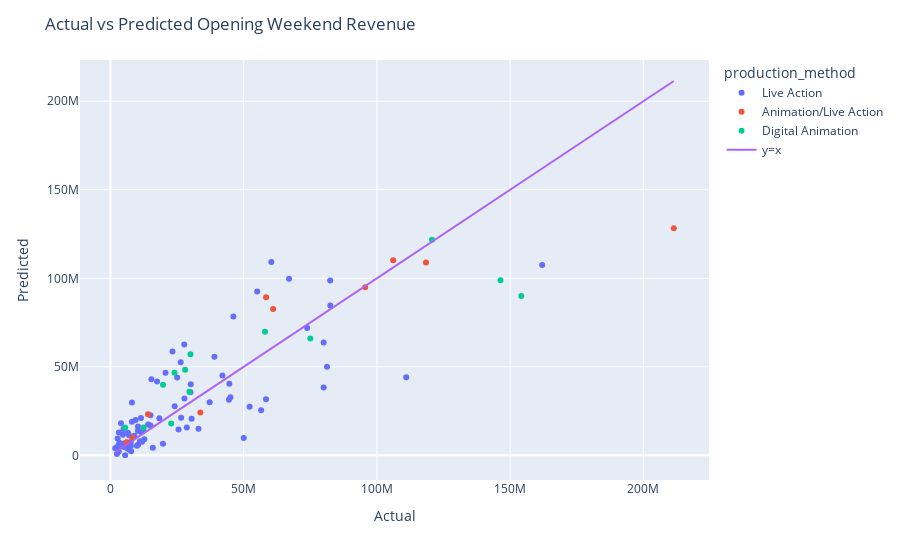

Notebook code for this chart:
### Code cell
results_df = pd.DataFrame({'title': X_test['title'], 'actual': y_test, 'predicted': pred_simple_glm, 'production_method': X_test['production_method']})

# plot actual vs predicted
fig = px.scatter(results_df, x='actual', y='predicted', hover_name='title', color='production_method')
fig.add_trace(go.Scatter(x=results_df['actual'], y=results_df['actual'], mode='lines', name='y=x'))
fig.update_layout(title='Actual vs Predicted Opening Weekend Revenue', xaxis_title='Actual', yaxis_title='Predicted')

### Figure 1 — Plotly figure (JSON) as saved in the notebook; plotly's stock layout.template omitted (floating-point values rounded to 4 significant figures)
{"data": [{"hovertemplate": "<b>%{hovertext}</b><br><br>production_method=Live Action<br>actual=%{x}<br>predicted=%{y}<extra></extra>", "hovertext": ["M3GAN", "80 for Brady", "Knock at the Cabin", "Jesus Revolution", "Creed III", "Operation Fortune: Ruse de guerre", "Scream VI", "65", "Shazam! Fury of the Gods", "John Wick: Chapter 4", "Dungeons & Dragons: Honor Among Thieves", "His Only Son", "Renfield", "The Pope’s Exorcist", "Beau is Afraid", "Big George Foreman: The Miraculous Story of the Once and Future Heavyweight Champion of the World", "Are You There God? It’s Me, Margaret", "Fast X", "The Machine", "The Flash", "No Hard Feelings", "Indiana Jones and the Dial of Destiny", "Sound of Freedom", "Insidious: The Red Door", "Oppenheimer", "Barbie", "Talk To Me", "Haunted Mansion", "Meg 2: The Trench", "The Last Voyage of the Demeter", "Blue Beetle", "Dumb Money", "Expend4bles", "Saw X", "The Exorcist: Believer", "Killers of the Flower Moon", "Priscilla", "Five Nights at Freddy’s", "Journey to Bethlehem", "The Marvels", "Next Goal Wins", "The Hunger Games: The Ballad of Songbirds & Snakes", "Thanksgiving", "Napoleon", "Godzilla Minus One (ゴジラ最新作)", "American Fiction", "Wonka", "The Iron Claw", "Aquaman and the Lost Kingdom", "Anyone But You", "Ferrari", "Mean Girls", "Argylle", "Madame Web", "Dune: Part Two", "Imaginary", "Cabrini", "Arthur the King", "Ghostbusters: Frozen Empire", "Godzilla x Kong: The New Empire", "Civil War", "Abigail", "Challengers", "Unsung Hero", "The Fall Guy", "Tarot", "The Strangers: Chapter 1", "Furiosa: A Mad Max Saga", "The Watchers", "Bad Boys: Ride or Die", "A Quiet Place: Day One", "Horizon: An American Saga Chapter 1", "Sound of Hope: The Story of Possum Trot", "Fly Me to the Moon", "Twisters", "It Ends With Us", "Alien: Romulus", "The Crow", "Reagan", "Beetlejuice Beetlejuice", "Speak No Evil"], "legendgroup": "Live Action", "marker": {"color": "#636efa", "symbol": "circle"}, "mode": "markers", "name": "Live Action", "orientation": "v", "showlegend": true, "type": "scatter", "x": [30429860, 12701640, 14127170, 15882067, 58370007, 3140214, 44447270, 12328361, 30111158, 73817950, 37205784, 5501070, 8026475, 9006368, 2661957, 2925364, 6739037, 67017410, 5000545, 55043679, 15002770, 60368101, 19680879, 33013036, 82455420, 162022044, 10431720, 24082475, 30002735, 6504950, 25030225, 3325504, 8039021, 18309301, 26497600, 23253655, 5040003, 80001720, 2400446, 46110859, 2500295, 44607143, 10306272, 20638887, 11419975, 1755364, 39005800, 4868370, 27686211, 6000344, 3921773, 28635307, 17473540, 15335860, 82505391, 9912713, 7168520, 7633898, 45004673, 80006561, 25537368, 10297110, 15011061, 7731539, 27747035, 6503012, 11825058, 26326462, 7003537, 56527324, 52202495, 11052561, 3078758, 9426615, 81251415, 50016652, 42003361, 4644666, 7650720, 111003345, 11397595], "xaxis": "x", "y": [20640000.0, 9125000.0, 17440000.0, 4349000.0, 31630000.0, 12970000.0, 31380000.0, 14080000.0, 40240000.0, 71880000.0, 29990000.0, 70000.0, 18960000.0, 11080000.0, 9461000.0, 5409000.0, 4533000.0, 99760000.0, 4782000.0, 92620000.0, 16900000.0, 109200000.0, 6612000.0, 15030000.0, 98760000.0, 107600000.0, 6152000.0, 27680000.0, 35680000.0, 12840000.0, 43950000.0, 7085000.0, 29900000.0, 21030000.0, 21280000.0, 58620000.0, 6763000.0, 38310000.0, 798900.0, 78380000.0, 4529000.0, 40390000.0, 16270000.0, 46690000.0, 21120000.0, 4048000.0, 55650000.0, 14890000.0, 62600000.0, 7201000.0, 18170000.0, 15680000.0, 41750000.0, 43040000.0, 84650000.0, 5412000.0, 6665000.0, 5308000.0, 32870000.0, 63790000.0, 14680000.0, 13860000.0, 22720000.0, 2323000.0, 32140000.0, 3576000.0, 7626000.0, 52560000.0, 11290000.0, 25440000.0, 27400000.0, 7959000.0, 2232000.0, 19910000.0, 50060000.0, 9845000.0, 45160000.0, 11630000.0, 7721000.0, 44190000.0, 13220000.0], "yaxis": "y"}, {"hovertemplate": "<b>%{hovertext}</b><br><br>production_method=Animation/Live Action<br>actual=%{x}<br>predicted=%{y}<extra></extra>", "hovertext": ["Ant-Man and the Wasp: Quantumania", "Guardians of the Galaxy Vol 3", "The Little Mermaid", "Transformers: Rise of the Beasts", "Strays", "The Creator", "Kingdom of the Planet of the Apes", "IF", "Deadpool & Wolverine", "Harold and the Purple Crayon"], "legendgroup": "Animation/Live Action", "marker": {"color": "#EF553B", "symbol": "circle"}, "mode": "markers", "name": "Animation/Live Action", "orientation": "v", "showlegend": true, "type": "scatter", "x": [106109650, 118414021, 95578040, 61045464, 8247810, 14079512, 58400788, 33715801, 211435291, 6003197], "xaxis": "x", "y": [110200000.0, 108900000.0, 94920000.0, 82600000.0, 9923000.0, 23210000.0, 89300000.0, 24260000.0, 128300000.0, 7467000.0], "yaxis": "y"}, {"hovertemplate": "<b>%{hovertext}</b><br><br>production_method=Digital Animation<br>actual=%{x}<br>predicted=%{y}<extra></extra>", "hovertext": ["The Super Mario Bros. Movie", "Spider-Man: Across the Spider-Verse", "Elemental", "Ruby Gillman, Teenage Kraken", "Teenage Mutant Ninja Turtles: Mutant Mayhem", "PAW Patrol: The Mighty Movie", "Trolls Band Together", "Wish", "Migration", "Kung Fu Panda 4", "The Garfield Movie", "Inside Out 2", "Despicable Me 4"], "legendgroup": "Digital Animation", "marker": {"color": "#00cc96", "symbol": "circle"}, "mode": "markers", "name": "Digital Animation", "orientation": "v", "showlegend": true, "type": "scatter", "x": [146361865, 120663589, 29602429, 5500990, 28007544, 22764354, 30002525, 19698228, 12453275, 57989905, 24006629, 154201673, 75009210], "xaxis": "x", "y": [98890000.0, 121800000.0, 35940000.0, 15710000.0, 48320000.0, 17970000.0, 57070000.0, 39880000.0, 15770000.0, 69850000.0, 46700000.0, 90050000.0, 65990000.0], "yaxis": "y"}, {"mode": "lines", "name": "y=x", "type": "scatter", "x": [30429860, 12701640, 14127170, 106109650, 15882067, 58370007, 3140214, 44447270, 12328361, 30111158, 73817950, 37205784, 5501070, 146361865, 8026475, 9006368, 2661957, 2925364, 6739037, 118414021, 67017410, 95578040, 5000545, 120663589, 61045464, 55043679, 29602429, 15002770, 5500990, 60368101, 19680879, 33013036, 82455420, 162022044, 10431720, 24082475, 28007544, 30002735, 6504950, 25030225, 8247810, 3325504, 8039021, 14079512, 18309301, 22764354, 26497600, 23253655, 5040003, 80001720, 2400446, 46110859, 2500295, 44607143, 10306272, 30002525, 19698228, 20638887, 11419975, 1755364, 39005800, 12453275, 4868370, 27686211, 6000344, 3921773, 28635307, 17473540, 15335860, 82505391, 57989905, 9912713, 7168520, 7633898, 45004673, 80006561, 25537368, 10297110, 15011061, 7731539, 27747035, 6503012, 58400788, 33715801, 11825058, 26326462, 24006629, 7003537, 56527324, 154201673, 52202495, 11052561, 75009210, 3078758, 9426615, 81251415, 211435291, 6003197, 50016652, 42003361, 4644666, 7650720, 111003345, 11397595], "y": [30429860, 12701640, 14127170, 106109650, 15882067, 58370007, 3140214, 44447270, 12328361, 30111158, 73817950, 37205784, 5501070, 146361865, 8026475, 9006368, 2661957, 2925364, 6739037, 118414021, 67017410, 95578040, 5000545, 120663589, 61045464, 55043679, 29602429, 15002770, 5500990, 60368101, 19680879, 33013036, 82455420, 162022044, 10431720, 24082475, 28007544, 30002735, 6504950, 25030225, 8247810, 3325504, 8039021, 14079512, 18309301, 22764354, 26497600, 23253655, 5040003, 80001720, 2400446, 46110859, 2500295, 44607143, 10306272, 30002525, 19698228, 20638887, 11419975, 1755364, 39005800, 12453275, 4868370, 27686211, 6000344, 3921773, 28635307, 17473540, 15335860, 82505391, 57989905, 9912713, 7168520, 7633898, 45004673, 80006561, 25537368, 10297110, 15011061, 7731539, 27747035, 6503012, 58400788, 33715801, 11825058, 26326462, 24006629, 7003537, 56527324, 154201673, 52202495, 11052561, 75009210, 3078758, 9426615, 81251415, 211435291, 6003197, 50016652, 42003361, 4644666, 7650720, 111003345, 11397595]}], "layout": {"legend": {"title": {"text": "production_method"}, "tracegroupgap": 0}, "margin": {"t": 60}, "title": {"text": "Actual vs Predicted Opening Weekend Revenue"}, "xaxis": {"anchor": "y", "domain": [0, 1], "title": {"text": "Actual"}}, "yaxis": {"anchor": "x", "domain": [0, 1], "title": {"text": "Predicted"}}}}
